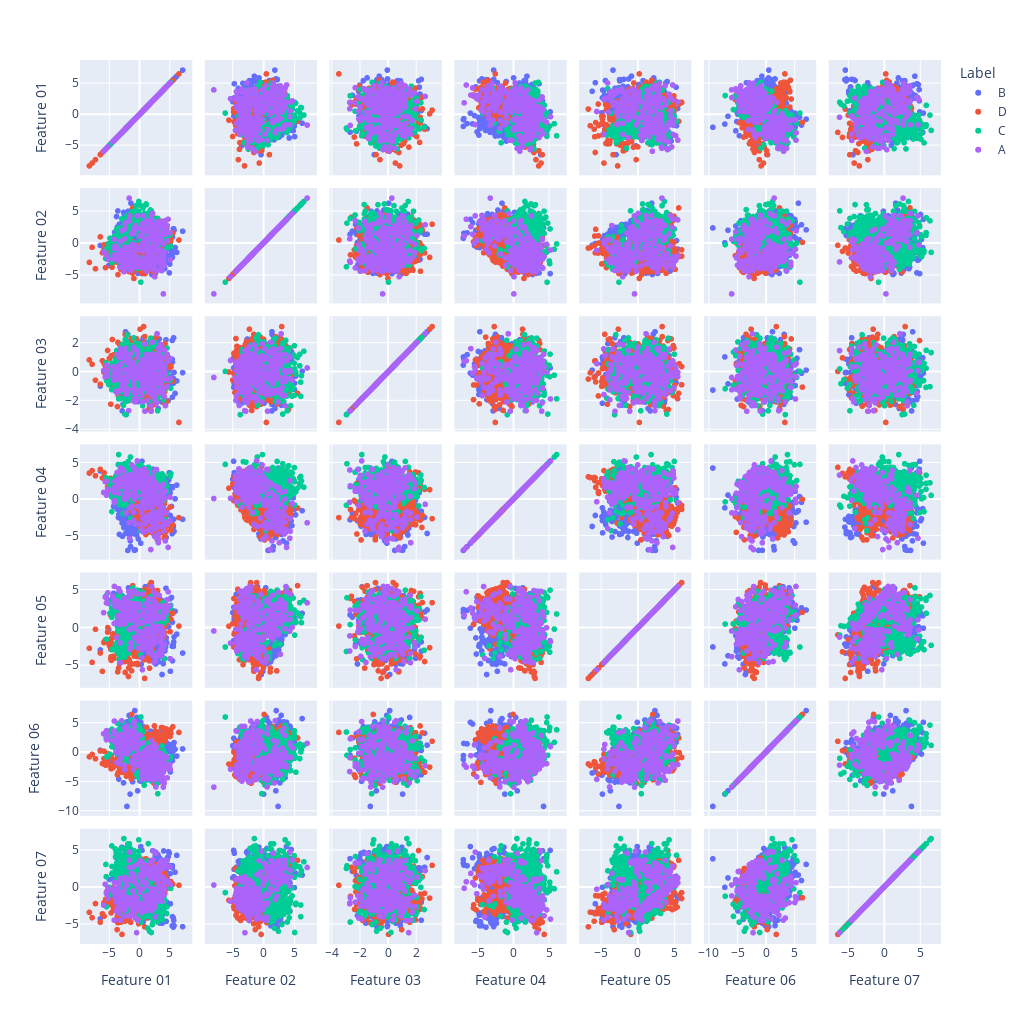

The notebook cell this image was saved under:
### Markdown cell above
## Visualize the data
One of the other tools for checking our data is visualizing the data. However, our data has more than 3 features, so we cannot directly visualize it (We can directly see only up to 3D). One good way to check for statistical shape of the data is to use a matrix of scatter plots. We can get a feel for the distribution of our data using that.

### Code cell
data_dimensions = df.columns[:-1].to_list()
figure_size = df.shape[1] * 128

fig = px.scatter_matrix(df, dimensions=data_dimensions, color='Label', width=figure_size, height=figure_size)
fig.show()

### Figure 1 — Plotly figure (JSON) as saved in the notebook; plotly's stock layout.template omitted (floating-point values rounded to 4 significant figures; data arrays with more than 128 entries replaced by an {"elided": "..."} marker saying what was removed)
{"data": [{"dimensions": [{"axis": {"matches": true}, "label": "Feature 01", "values": {"elided": "504 float values"}}, {"axis": {"matches": true}, "label": "Feature 02", "values": {"elided": "504 float values"}}, {"axis": {"matches": true}, "label": "Feature 03", "values": {"elided": "504 float values"}}, {"axis": {"matches": true}, "label": "Feature 04", "values": {"elided": "504 float values"}}, {"axis": {"matches": true}, "label": "Feature 05", "values": {"elided": "504 float values"}}, {"axis": {"matches": true}, "label": "Feature 06", "values": {"elided": "504 float values"}}, {"axis": {"matches": true}, "label": "Feature 07", "values": {"elided": "504 float values"}}], "hoverlabel": {"namelength": 0}, "hovertemplate": "Label=B<br>%{xaxis.title.text}=%{x}<br>%{yaxis.title.text}=%{y}", "legendgroup": "B", "marker": {"color": "#636efa", "symbol": "circle"}, "name": "B", "showlegend": true, "type": "splom"}, {"dimensions": [{"axis": {"matches": true}, "label": "Feature 01", "values": {"elided": "651 float values"}}, {"axis": {"matches": true}, "label": "Feature 02", "values": {"elided": "651 float values"}}, {"axis": {"matches": true}, "label": "Feature 03", "values": {"elided": "651 float values"}}, {"axis": {"matches": true}, "label": "Feature 04", "values": {"elided": "651 float values"}}, {"axis": {"matches": true}, "label": "Feature 05", "values": {"elided": "651 float values"}}, {"axis": {"matches": true}, "label": "Feature 06", "values": {"elided": "651 float values"}}, {"axis": {"matches": true}, "label": "Feature 07", "values": {"elided": "651 float values"}}], "hoverlabel": {"namelength": 0}, "hovertemplate": "Label=D<br>%{xaxis.title.text}=%{x}<br>%{yaxis.title.text}=%{y}", "legendgroup": "D", "marker": {"color": "#EF553B", "symbol": "circle"}, "name": "D", "showlegend": true, "type": "splom"}, {"dimensions": [{"axis": {"matches": true}, "label": "Feature 01", "values": {"elided": "457 float values"}}, {"axis": {"matches": true}, "label": "Feature 02", "values": {"elided": "457 float values"}}, {"axis": {"matches": true}, "label": "Feature 03", "values": {"elided": "457 float values"}}, {"axis": {"matches": true}, "label": "Feature 04", "values": {"elided": "457 float values"}}, {"axis": {"matches": true}, "label": "Feature 05", "values": {"elided": "457 float values"}}, {"axis": {"matches": true}, "label": "Feature 06", "values": {"elided": "457 float values"}}, {"axis": {"matches": true}, "label": "Feature 07", "values": {"elided": "457 float values"}}], "hoverlabel": {"namelength": 0}, "hovertemplate": "Label=C<br>%{xaxis.title.text}=%{x}<br>%{yaxis.title.text}=%{y}", "legendgroup": "C", "marker": {"color": "#00cc96", "symbol": "circle"}, "name": "C", "showlegend": true, "type": "splom"}, {"dimensions": [{"axis": {"matches": true}, "label": "Feature 01", "values": {"elided": "258 float values"}}, {"axis": {"matches": true}, "label": "Feature 02", "values": {"elided": "258 float values"}}, {"axis": {"matches": true}, "label": "Feature 03", "values": {"elided": "258 float values"}}, {"axis": {"matches": true}, "label": "Feature 04", "values": {"elided": "258 float values"}}, {"axis": {"matches": true}, "label": "Feature 05", "values": {"elided": "258 float values"}}, {"axis": {"matches": true}, "label": "Feature 06", "values": {"elided": "258 float values"}}, {"axis": {"matches": true}, "label": "Feature 07", "values": {"elided": "258 float values"}}], "hoverlabel": {"namelength": 0}, "hovertemplate": "Label=A<br>%{xaxis.title.text}=%{x}<br>%{yaxis.title.text}=%{y}", "legendgroup": "A", "marker": {"color": "#ab63fa", "symbol": "circle"}, "name": "A", "showlegend": true, "type": "splom"}], "layout": {"dragmode": "select", "height": 1024, "legend": {"title": {"text": "Label"}, "tracegroupgap": 0}, "margin": {"t": 60}, "width": 1024}}
